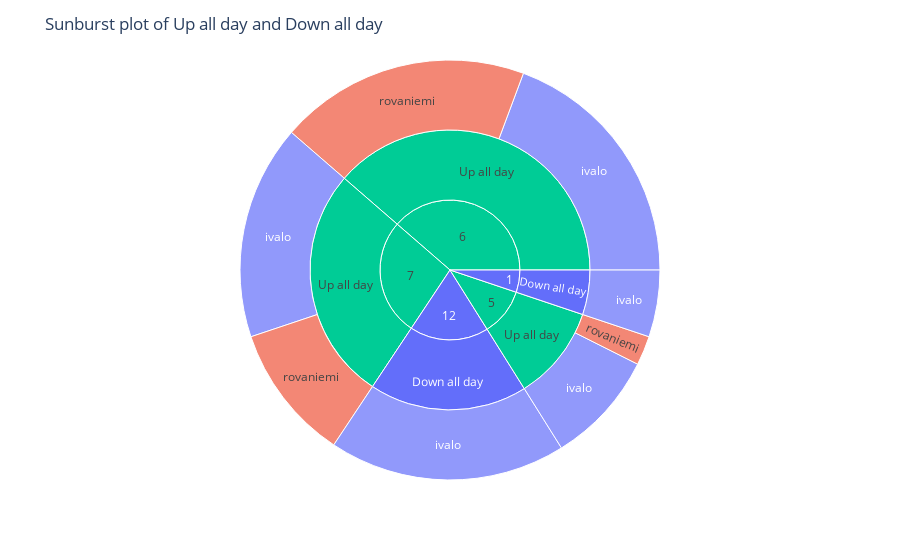

Notebook source saved alongside this figure:
### Code cell
fig = px.sunburst(b, path=["Date", "Sunrise", "City"], values="Sunset", color="City")

fig.update_layout(title="Sunburst plot of Up all day and Down all day")

fig.show()

### Figure 1 — Plotly figure (JSON) as saved in the notebook; plotly's stock layout.template omitted (floating-point values rounded to 4 significant figures)
{"data": [{"branchvalues": "total", "customdata": [["ivalo"], ["ivalo"], ["ivalo"], ["ivalo"], ["ivalo"], ["rovaniemi"], ["rovaniemi"], ["rovaniemi"], ["ivalo"], ["ivalo"], ["(?)"], ["(?)"], ["(?)"], ["ivalo"], ["(?)"], ["(?)"], ["(?)"], ["ivalo"]], "domain": {"x": [0, 1], "y": [0, 1]}, "hovertemplate": "labels=%{label}<br>Sunset=%{value}<br>parent=%{parent}<br>id=%{id}<br>City=%{customdata[0]}<extra></extra>", "ids": ["1/Down all day/ivalo", "12/Down all day/ivalo", "5/Up all day/ivalo", "6/Up all day/ivalo", "7/Up all day/ivalo", "5/Up all day/rovaniemi", "6/Up all day/rovaniemi", "7/Up all day/rovaniemi", "1/Down all day", "12/Down all day", "5/Up all day", "6/Up all day", "7/Up all day", "1", "5", "6", "7", "12"], "labels": ["ivalo", "ivalo", "ivalo", "ivalo", "ivalo", "rovaniemi", "rovaniemi", "rovaniemi", "Down all day", "Down all day", "Up all day", "Up all day", "Up all day", "1", "5", "6", "7", "12"], "marker": {"colors": ["#636efa", "#636efa", "#636efa", "#636efa", "#636efa", "#EF553B", "#EF553B", "#EF553B", "#636efa", "#636efa", "#00cc96", "#00cc96", "#00cc96", "#636efa", "#00cc96", "#00cc96", "#00cc96", "#636efa"]}, "name": "", "parents": ["1/Down all day", "12/Down all day", "5/Up all day", "6/Up all day", "7/Up all day", "5/Up all day", "6/Up all day", "7/Up all day", "1", "12", "5", "6", "7", "", "", "", "", ""], "type": "sunburst", "values": [8, 28.33, 13.5, 30, 25.67, 3.5, 30, 16.33, 8, 28.33, 17, 60, 42, 8, 17, 60, 42, 28.33]}], "layout": {"legend": {"tracegroupgap": 0}, "margin": {"t": 60}, "title": {"text": "Sunburst plot of Up all day and Down all day"}}}
